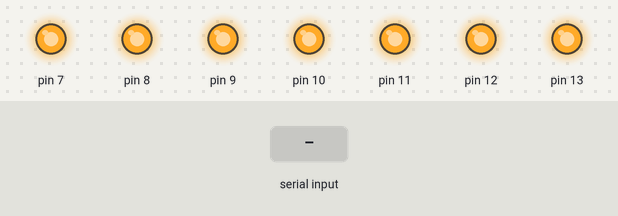
Bench run of a sketch on a simulated Arduino Uno, built with avr-gcc and run on an emulated ATmega328P. On the bench: output pins drawn as LEDs (lit = HIGH). The inputs (shaded band) are chosen by the test bench.

Above: at 1.2 s.
1.3 s: "1" received over Serial
At 1.8 s:
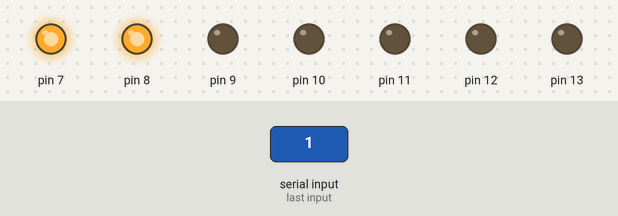
2.8 s: byte 0 (0) received over Serial
At 4.0 s:
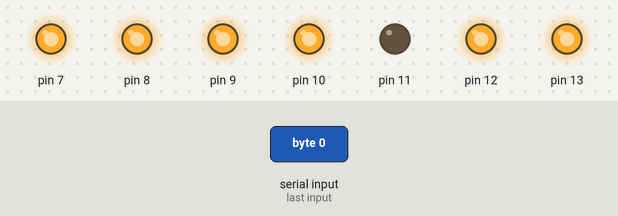
4.3 s: "2" received over Serial
At 5.3 s:
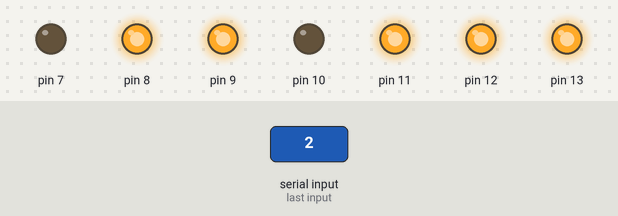
5.8 s: "3" received over Serial
At 6.5 s:
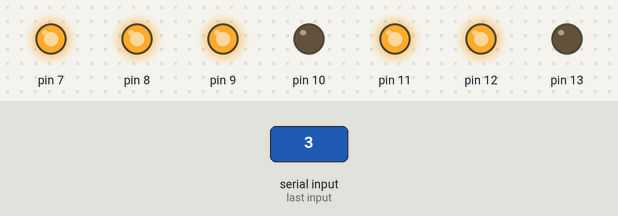
7.3 s: "9" received over Serial
At 7.6 s:
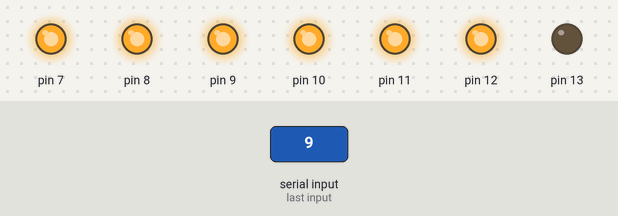
8.8 s: "4" received over Serial
At 9.9 s:
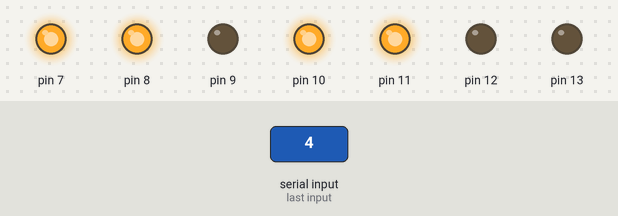
Timing chart, 0 to 11.3 s (numbered marks = the images above; inputs shaded):
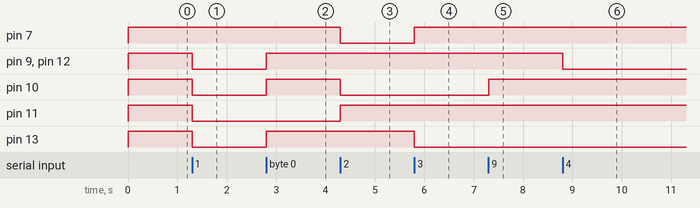

Measured:
- after the input at 1.3 s, pin 9–13: HIGH → LOW at once
- after the input at 2.8 s, pin 9, pin 10, pin 12, pin 13: LOW → HIGH at once
- after the input at 4.3 s, pin 7, pin 10: HIGH → LOW at once; pin 11: LOW → HIGH at once
- after the input at 5.8 s, pin 7: LOW → HIGH at once; pin 13: HIGH → LOW at once
- after the input at 7.3 s, pin 10: LOW → HIGH at once
- after the input at 8.8 s, pin 9, pin 12: HIGH → LOW at once

The sketch:

sketch_jul12a.ino
```cpp
int a=0;
void setup() {
 Serial.begin(9600);
  pinMode(7,OUTPUT);
  pinMode(8,OUTPUT);
  pinMode(9,OUTPUT);
  pinMode(10,OUTPUT);
  pinMode(11,OUTPUT);
  pinMode(12,OUTPUT);
  pinMode(13,OUTPUT);
  digitalWrite(7,HIGH);
  digitalWrite(8,HIGH);
  digitalWrite(9,HIGH);
  digitalWrite(10,HIGH);
  digitalWrite(11,HIGH);
  digitalWrite(12,HIGH);
  digitalWrite(13,HIGH);
}

void loop() {
 if (Serial.available() > 0) {
     a = Serial.read();
  if(a==0)
  {
   digitalWrite(7,HIGH);
  digitalWrite(8,HIGH);
  digitalWrite(9,HIGH);
  digitalWrite(10,HIGH);
  digitalWrite(11,LOW);
  digitalWrite(12,HIGH);
  digitalWrite(13,HIGH);
   delay(500);
    }
  if(a=='1')
  {
   digitalWrite(7,HIGH);
  digitalWrite(8,HIGH);
  digitalWrite(9,LOW);
  digitalWrite(10,LOW);
  digitalWrite(11,LOW);
  digitalWrite(12,LOW);
  digitalWrite(13,LOW);
   delay(500);
    }
     if(a=='2')
  {
   digitalWrite(7,LOW);
  digitalWrite(8,HIGH);
  digitalWrite(9,HIGH);
  digitalWrite(10,LOW);
  digitalWrite(11,HIGH);
  digitalWrite(12,HIGH);
  digitalWrite(13,HIGH);
   delay(500);
    }
     if(a=='3')
  {
   digitalWrite(7,HIGH);
  digitalWrite(8,HIGH);
  digitalWrite(9,HIGH);
  digitalWrite(10,LOW);
  digitalWrite(11,HIGH);
  digitalWrite(12,HIGH);
  digitalWrite(13,LOW);
   delay(500);
    }
     if(a=='9')
  {
   digitalWrite(7,HIGH);
  digitalWrite(8,HIGH);
  digitalWrite(9,HIGH);
  digitalWrite(10,HIGH);
  digitalWrite(11,HIGH);
  digitalWrite(12,HIGH);
  digitalWrite(13,LOW);
   delay(500);
    }
     if(a=='4')
  {
   digitalWrite(7,HIGH);
  digitalWrite(8,HIGH);
  digitalWrite(9,LOW);
  digitalWrite(10,HIGH);
  digitalWrite(11,HIGH);
  digitalWrite(12,LOW);
  digitalWrite(13,LOW);
   delay(500);
    }
     if(a=='5')
  {
   digitalWrite(7,HIGH);
  digitalWrite(8,LOW);
  digitalWrite(9,HIGH);
  digitalWrite(10,HIGH);
  digitalWrite(11,HIGH);
  digitalWrite(12,HIGH);
  digitalWrite(13,LOW);
   delay(500);
    }
     if(a=='6')
  {
   digitalWrite(7,HIGH);
  digitalWrite(8,LOW);
  digitalWrite(9,HIGH);
  digitalWrite(10,HIGH);
  digitalWrite(11,HIGH);
  digitalWrite(12,HIGH);
  digitalWrite(13,HIGH);
   delay(500);
    }
     if(a=='7')
  {
   digitalWrite(7,HIGH);
  digitalWrite(8,HIGH);
  digitalWrite(9,HIGH);
  digitalWrite(10,LOW);
  digitalWrite(11,LOW);
  digitalWrite(12,LOW);
  digitalWrite(13,LOW);
   delay(500);
    }
     if(a=='8')
  {
   digitalWrite(7,HIGH);
  digitalWrite(8,HIGH);
  digitalWrite(9,HIGH);
  digitalWrite(10,HIGH);
  digitalWrite(11,HIGH);
  digitalWrite(12,HIGH);
  digitalWrite(13,HIGH);
   delay(500);
    }
 }

}
```
